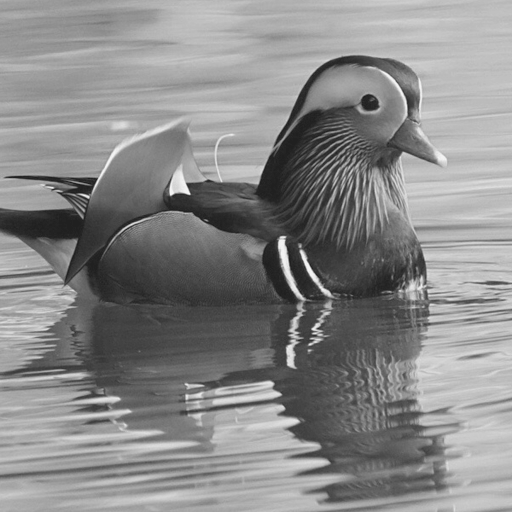
#> input picture project2/Bird 2.tif, 512 x 512 px
$ python project2.py
#> lines starting #> are read from the running program, lines starting #| are printed output that depends on the picture; after the words box and inside, x2 and y2 are one past the last pixel; in counts of white or black regions, pixels touching at a corner belong together
import numpy as np
import matplotlib.pyplot as plt
import cv2
import math
import pandas as pd


def get_norm_magnitude(ft):
    mg = np.abs(ft)
    scale = 255/np.log(np.max(mg))
    mg = scale*np.log(mg)
    mg = np.clip(np.uint8(mg), 0, 255)
    return mg


# read image
img = plt.imread('Bird 2.tif')
#> img is the input picture: shape (512, 512); min 32, max 244, mean 137.1
img = np.float32(img)

# dtft
ftimage = np.fft.fft2(img)
ftimage = np.fft.fftshift(ftimage)

# magnitude of dtft
magnitude = get_norm_magnitude(ftimage)
#> in get_norm_magnitude, `scale = 255/np.log(np.max(mg))`: scale = 14.66
cv2.imwrite('magnitude.png', magnitude)


# ideal high, low pass filter
rows, cols = img.shape
#> rows = 512; cols = 512
crow, ccol = rows//2, cols//2
#> crow = 256; ccol = 256

mask_low = np.zeros((rows, cols), np.uint8)
for x in range(rows):
    for y in range(cols):
        dist = np.linalg.norm(np.array([x, y]) - np.array([crow, ccol]))
        if dist < 30:
            mask_low[x, y] = 1
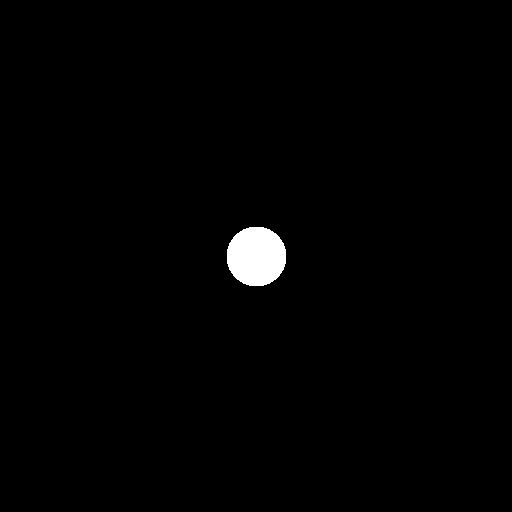
#> mask_low: shape (512, 512); values 0 (black) and 1 (white), 1.1% white; 1 white region, box (x1, y1, x2, y2) and area: (227, 227, 286, 286) 2809

mask_high = 1 - mask_low

cv2.imwrite('low_pass_mask.png', mask_low*255)
cv2.imwrite('high_pass_mask.png', mask_high*255)

# low pass image
ftimage_low_mask = ftimage*mask_low
iftimage_low = np.fft.ifftshift(ftimage_low_mask)
iftimage_low = np.fft.ifft2(iftimage_low)
iftimage_low = np.clip(np.uint8(np.abs(iftimage_low)), 0, 255)
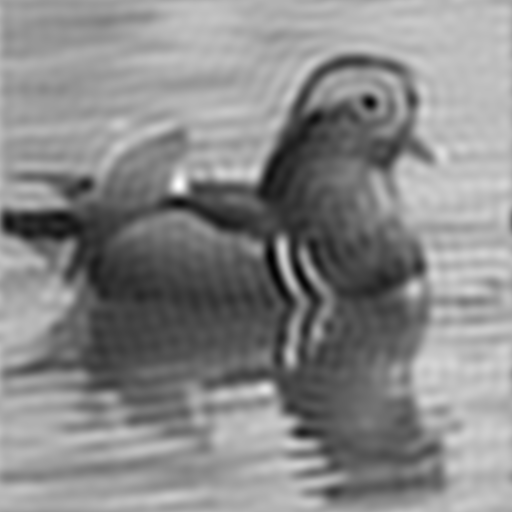
#> iftimage_low: shape (512, 512); min 0, max 254, mean 136.6

ftimage_low_mask = get_norm_magnitude(ftimage_low_mask)
cv2.imwrite('ftimage_low.png', ftimage_low_mask)
cv2.imwrite('iftimage_low.png', iftimage_low)

# high pass image
ftimage_high_mask = ftimage*mask_high
iftimage_high = np.fft.ifftshift(ftimage_high_mask)
iftimage_high = np.fft.ifft2(iftimage_high)
iftimage_high = np.clip(np.uint8(np.abs(iftimage_high)), 0, 255)
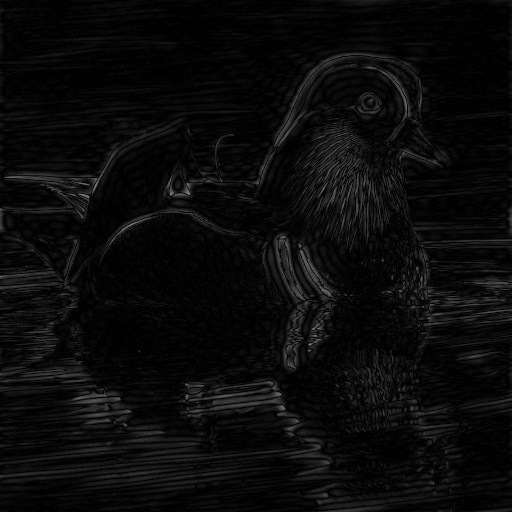
#> iftimage_high: shape (512, 512); min 0, max 140, mean 10.4

ftimage_high_mask = get_norm_magnitude(ftimage_high_mask)
#> in get_norm_magnitude (call 3), `mg = np.abs(ft)`:
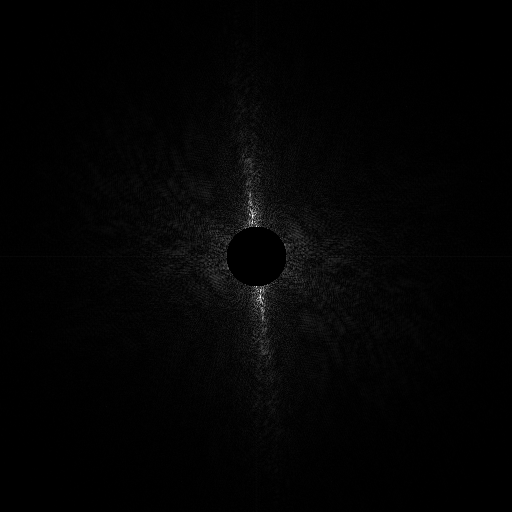
#> mg: shape (512, 512) float64; min 0, max 246541.7, mean 4093.8; drawn with min black and max white
#> in get_norm_magnitude (call 3), `scale = 255/np.log(np.max(mg))`: scale = 20.54
#> in get_norm_magnitude (call 3), `mg = scale*np.log(mg)`:
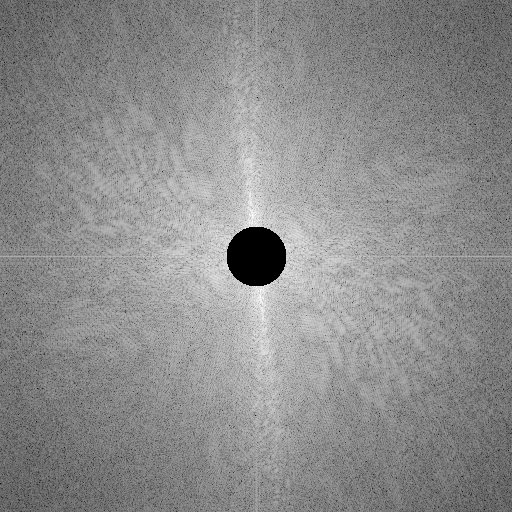
#> mg: shape (512, 512) float64; 1.07% of the values are NaN or infinite; the others: min 29.13, max 255, mean 154.8; drawn with min black, max white, NaN and infinite black
cv2.imwrite('ftimage_high.png', ftimage_high_mask)
cv2.imwrite('iftimage_high.png', iftimage_high)

# top 25 frequency
magnitude = np.abs(ftimage)
mag_l, _ = np.hsplit(magnitude, 2)
mag = np.hstack((mag_l, np.zeros((512, 256), dtype=np.uint8)))
leftmag = get_norm_magnitude(mag)
#> in get_norm_magnitude (call 4), `scale = 255/np.log(np.max(mg))`: scale = 16.97
#> in get_norm_magnitude (call 4), `mg = scale*np.log(mg)`:
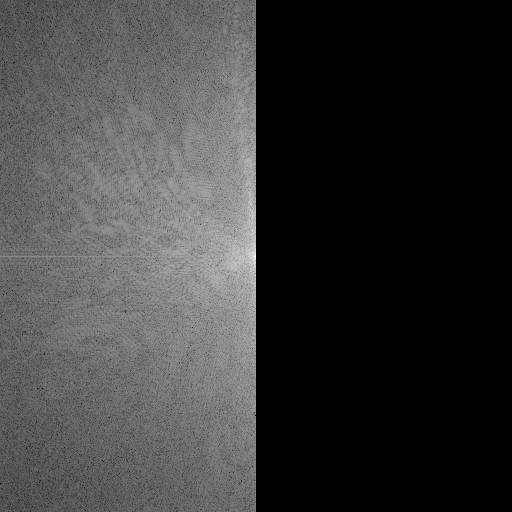
#> mg: shape (512, 512) float64; 50% of the values are NaN or infinite; the others: min 24.07, max 255, mean 128.5; drawn with min black, max white, NaN and infinite black
cv2.imwrite('magnitude_left.png', leftmag)

print('\n #|    magnitude| (u, v)')
print('============================')
for i in range(25):
    idx = np.unravel_index(mag.argmax(), mag.shape)
    v = mag[idx]
    mag[idx] = 0
    print("%02d|"%(i+1), "%12.3f|"%(v), idx)
#> this loop made 25 passes
#> (idx, v) on passes 1 to 12: ((256, 254), 3353201), ((256, 255), 3153898.6), ((255, 255), 1911080.2), ((257, 255), 1763699.3), ((257, 254), 1389293.5), ((253, 255), 1295464), ((259, 254), 1126762.5), ((258, 255), 965729.9), ((259, 255), 810353.1), ((253, 254), 685227.8), ((256, 253), 680877.3), ((258, 252), 646195.7)
#| 01|  3353201.026| (256, 254)
#| 02|  3153898.624| (256, 255)
#| 03|  1911080.227| (255, 255)
#| 04|  1763699.345| (257, 255)
#| 05|  1389293.497| (257, 254)
#| 06|  1295463.995| (253, 255)
#| 07|  1126762.521| (259, 254)
#| 08|   965729.917| (258, 255)
#> (further printed lines are left out)
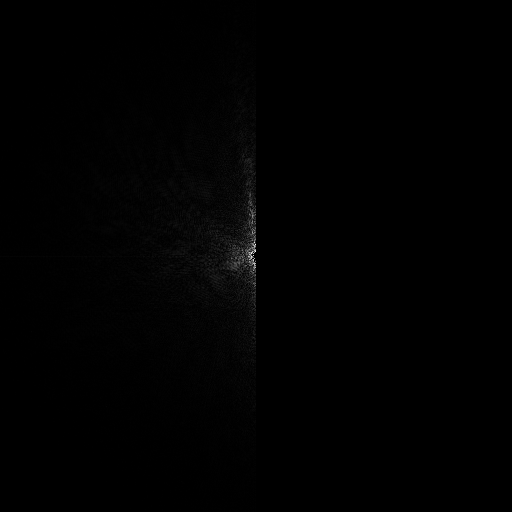
#> mag: shape (512, 512) float64; min 0, max 447443.5, mean 2454.6; drawn with min black and max white
print('============================')
